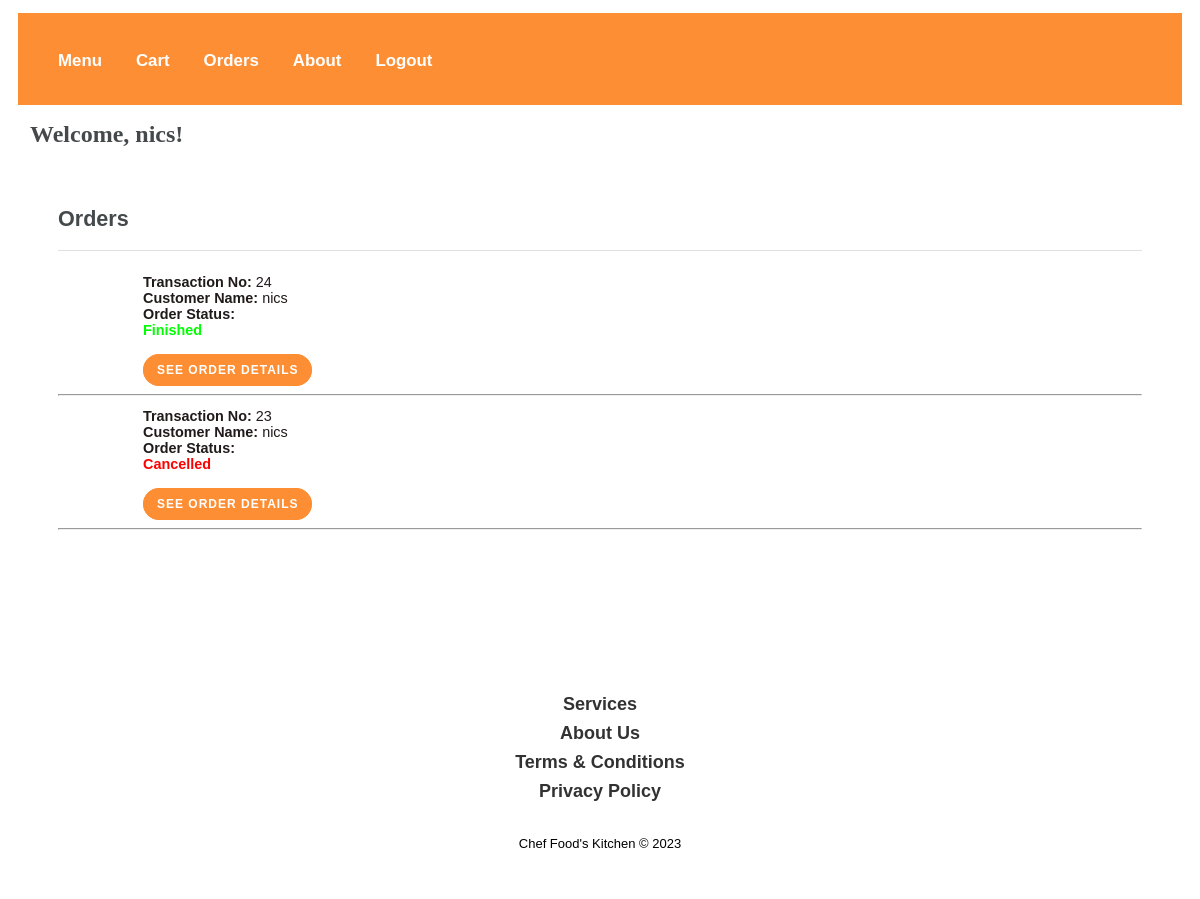
The app's page /orderlist.php (signed in) with its own data.
### tables this page shows
CREATE TABLE `transactions` (
  `tid` int(8) NOT NULL,
  `cusname` varchar(255) NOT NULL,
  `item_name` varchar(255) NOT NULL,
  `item_quantity` varchar(255) NOT NULL,
  `total` int(8) NOT NULL,
  `tdate` datetime NOT NULL,
  `order_status` int(8) NOT NULL COMMENT '1 - Pending, 2 - Cancelled, 3 - Finished'
);

### php/dbcontroller.php (called while the page is built, shortened)
<?php
class DBController {
	private $host = "localhost";
	private $user = "root";
	private $password = "";
	private $database = "testing";
	private $conn;
	function __construct() {
		$this->conn = $this->connectDB();
	}
	function connectDB() {
		$conn = mysqli_connect($this->host,$this->user,$this->password,$this->database);
		return $conn;
	}
	function runQuery($query) {
		$result = mysqli_query($this->conn,$query);
		while($row=mysqli_fetch_assoc($result)) {
			$resultset[] = $row;
		}
		if(!empty($resultset))
			return $resultset;
	}
}
?>

### php/orders.php (the view, shortened to what this page needs)
<?php
$db_handle = new DBController();
$username = $_SESSION['username'];
if ($_SESSION['username'] == 'admin') {
    $orders = $db_handle->runQuery("SELECT * FROM transactions ORDER BY tid DESC");
    if (!empty($orders)) {
        foreach ($orders as $key => $value) {
            if ($orders[$key]['order_status'] == 1) {
                $_SESSION['orderid'] = $orders[$key]["tid"];
?>
                <br>
                <div class="order">
                    <div class="details">
                        <div class="product-details"><?php echo "<b>Transaction No: </b>" . $orders[$key]["tid"]; ?></div>
                        <div class="product-details"><?php echo "<b>Customer Name: </b>" . $orders[$key]["cusname"]; ?></div>
                        <b>Order Status: </b>
                        <div class="product-details" style="color: #e6b800;"><b>Pending</b></div>
                    </div>
                    <div class="actions">
                        <form method="POST">
                            <a class="orderinfo" href="orderdetails.php?id=<?php echo $orders[$key]['tid']; ?>">See Order Details</a>
                            <button type="submit" class="finished" name="adminfinished" value=<?php echo $_SESSION['orderid'] ?>>Set as Completed</button>
                            <button type="submit" class="cancel" name="admincancel" value=<?php echo $_SESSION['orderid'] ?>>Cancel Order</button>
                        </form>
                    </div>
                </div>
                <hr>
                <?php
                if (isset($_POST['adminfinished'])) {
                    $id = $_POST['adminfinished'];
                    $db_handle->editOrderStatus(3, $id);
                    echo "<script>window.location.href='orderlist.php'</script>";
                }
                if (isset($_POST['admincancel'])) {
                    $id = $_POST['admincancel'];
                    $db_handle->editOrderStatus(2, $id);
                    echo "<script>window.location.href='orderlist.php'</script>";
                }
                if (isset($_POST['order_details'])) {
                    echo "<script>window.location.href='orderdetails.php'</script>";
                }
            }
        }
    } else {
        echo "No active orders.";
    }
} else if ($_SESSION['username']) {
    $orders = $db_handle->runQuery("SELECT * FROM transactions WHERE cusname='$username' ORDER BY tid DESC");
    if (!empty($orders)) {
        foreach ($orders as $key => $value) {
            if ($orders[$key]['order_status'] == 1) {
                $_SESSION['orderid'] = $orders[$key]["tid"];
                ?> <div class="order">
                    <div class="details">
                        <div class="product-details"><?php echo "<b>Transaction No: </b>" . $orders[$key]["tid"]; ?></div>
                        <div class="product-details"><?php echo "<b>Customer Name: </b>" . $orders[$key]["cusname"]; ?></div>
                        <b>Order Status: </b>
                        <div class="product-details" style="color: #e6b800;"><b>Pending</b></div>
                    </div>
                    <div class="actions">
                        <form method="POST">
                            <a class="orderinfo" href="orderdetails.php?id=<?php echo $orders[$key]['tid']; ?>">See Order Details</a>
                            <button type="submit" class="canceluser" name="usercancel" value=<?php echo $_SESSION['orderid'] ?>>Cancel Order</button>
                        </form>
                    </div>
                </div>
                <hr>
                <?php
                if (isset($_POST['usercancel'])) {
                    $id = $_POST['usercancel'];
                    $db_handle->editOrderStatus(2, $id);
                    echo "<script>window.location.href='orderlist.php'</script>";
                }
                if (isset($_POST['order_details'])) {
                    echo "<script>window.location.href='orderdetails.php'</script>";
                }
            } else if ($orders[$key]['order_status'] == 2) {
                ?>
                <div class="order">
                    <div class="details">
                        <div class="product-details"><?php echo "<b>Transaction No: </b>" . $orders[$key]["tid"]; ?></div>
                        <div class="product-details"><?php echo "<b>Customer Name: </b>" . $orders[$key]["cusname"]; ?></div>
                        <b>Order Status: </b>
                        <div class="product-details" style="color: #FF0000;"><b>Cancelled</b></div>
                    </div>
                    <div class="actions">
                        <a class="orderinfo" href="orderdetails.php?id=<?php echo $orders[$key]['tid']; ?>">See Order Details</a>
                    </div>
                </div>
                <hr>
            <?php
            } else if ($orders[$key]['order_status'] == 3) {
            ?>
                <div class="order">
                    <div class="details">
                        <div class="product-details"><?php echo "<b>Transaction No: </b>" . $orders[$key]["tid"]; ?></div>
                        <div class="product-details"><?php echo "<b>Customer Name: </b>" . $orders[$key]["cusname"]; ?></div>
                        <b>Order Status: </b>
                        <div class="product-details" style="color: #00FF00;"><b>Finished</b></div>
                    </div>
                    <div class="actions">
                        <a class="orderinfo" href="orderdetails.php?id=<?php echo $orders[$key]['tid']; ?>">See Order Details</a>
                    </div>
                </div>
                <hr>
<?php
            }
        }
    } else {
        echo "<div class='no-records'>You have no recent orders.</div>";
    }
}
?>

### records on screen
transactions: tid "24", cusname "nics"
transactions: tid "23", cusname "nics"

### other values on screen
$_SESSION['username'] "nics"
